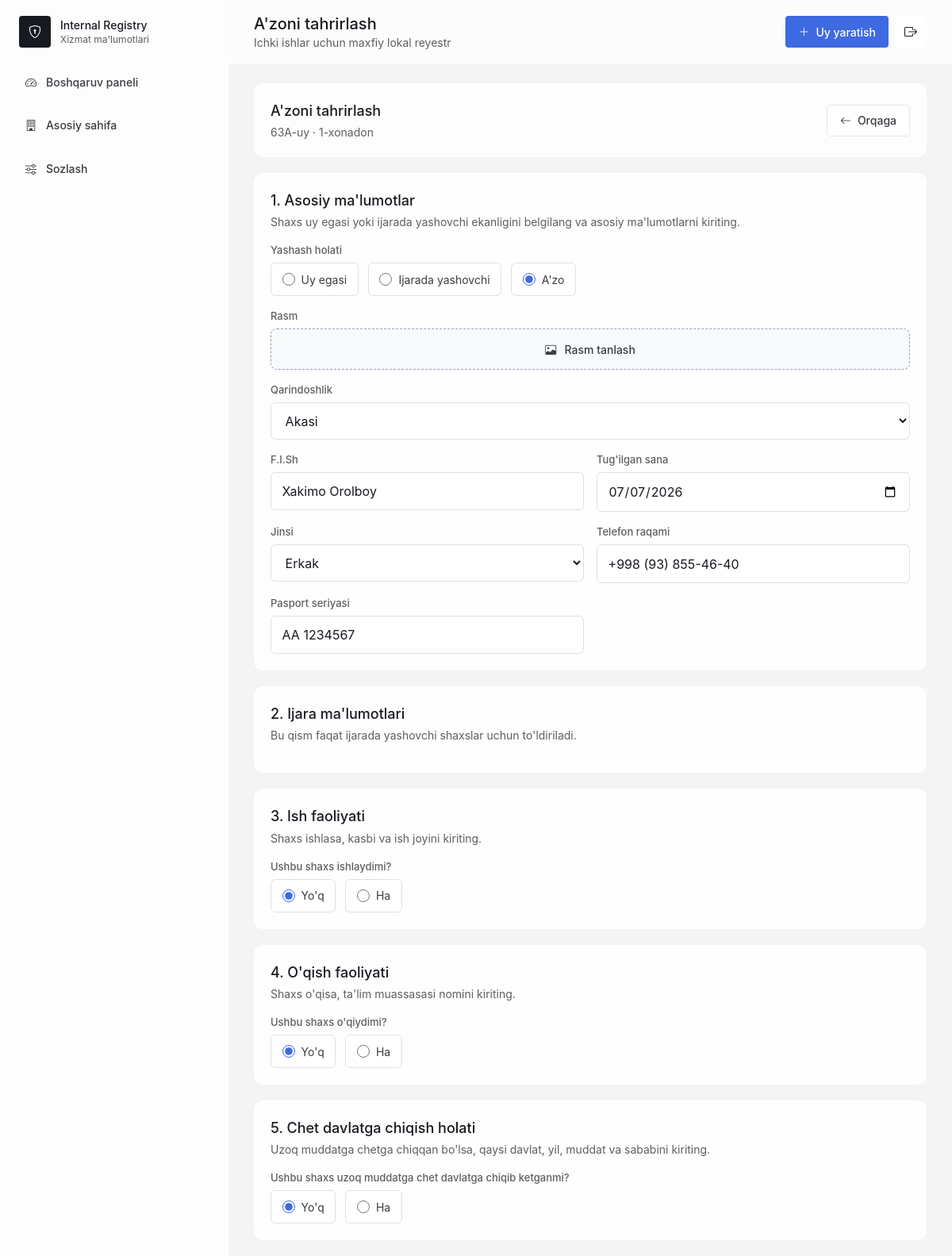
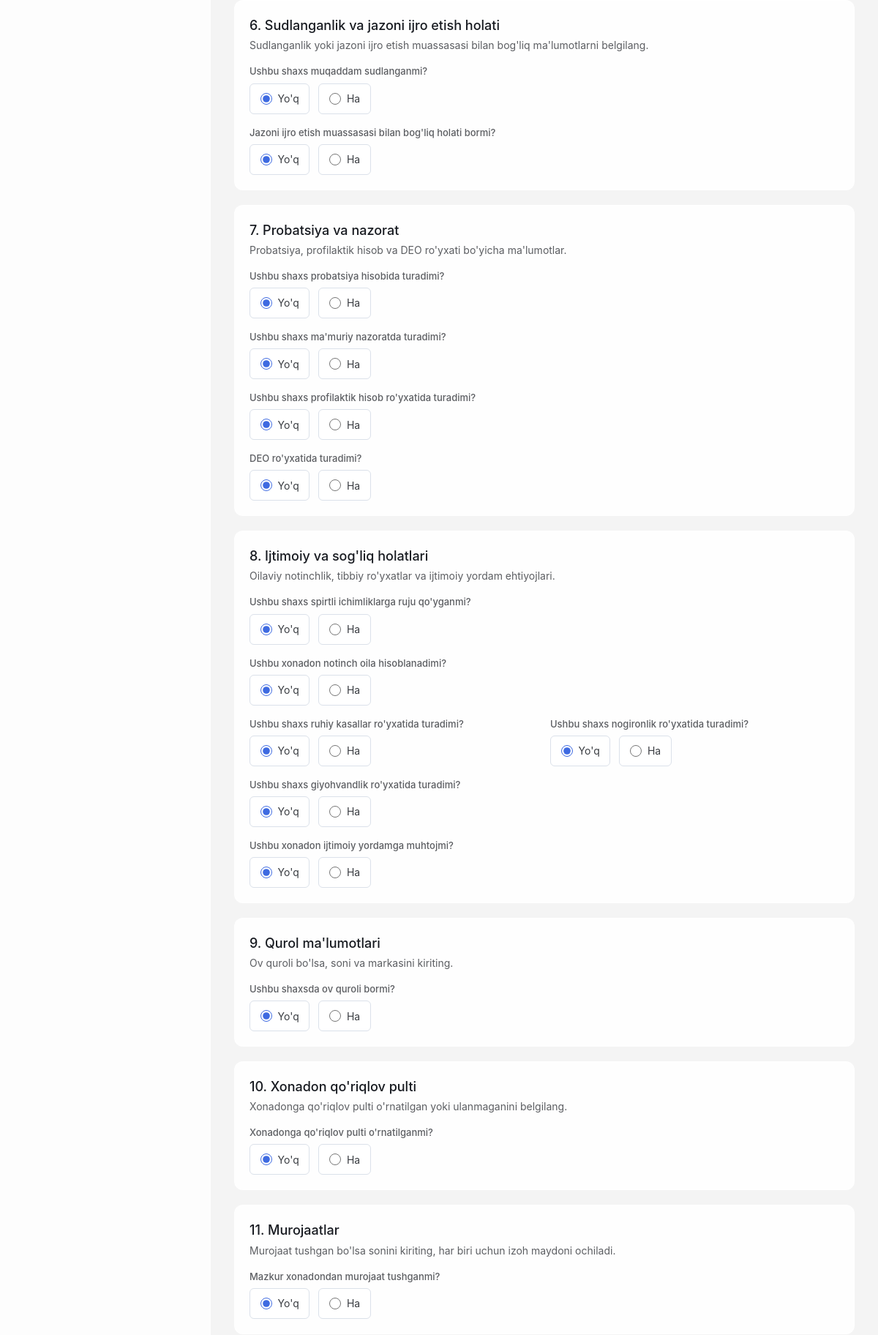
Screenshot of /settings/residents/3/edit/ (signed in, upper part) with the database file from the repository (2 pictures, top to bottom).
### registry/models.py (models this page shows, shortened)
class Room(models.Model):
    LARGE = "large"
    MEDIUM = "medium"
    SMALL = "small"
    FAMILY_STATUS_CHOICES = [
        (LARGE, "Katta oila"),
        (MEDIUM, "O'rta oila"),
        (SMALL, "Kichik oila"),
    ]
    house = models.ForeignKey(House, related_name="rooms", on_delete=models.CASCADE)
    room_number = models.PositiveIntegerField()
    entrance_number = models.PositiveIntegerField(default=1)
    family_status = models.CharField(max_length=20, choices=FAMILY_STATUS_CHOICES, default=SMALL)
    created_at = models.DateTimeField(auto_now_add=True)
    updated_at = models.DateTimeField(auto_now=True)
    class Meta:
        ordering = ["room_number"]
        constraints = [
            models.UniqueConstraint(fields=["house", "room_number"], name="unique_room_per_house")
        ]

class House(models.Model):
    COLOR_CHOICES = [
        ("blue", "Ko'k"),
        ("green", "Yashil"),
        ("red", "Qizil"),
        ("amber", "Sariq"),
        ("slate", "Kulrang"),
    ]
    house_number = models.CharField(max_length=40)
    street_name = models.CharField(max_length=180)
    room_count = models.PositiveIntegerField()
    entrance_count = models.PositiveIntegerField(default=4)
    apartments_per_entrance = models.PositiveIntegerField(default=8)
    color = models.CharField(max_length=20, choices=COLOR_CHOICES, default="blue")
    entrance_camera = models.BooleanField(default=False)
    entrance_camera_count = models.PositiveIntegerField(blank=True, null=True)
    yard_camera = models.BooleanField(default=False)
    yard_camera_count = models.PositiveIntegerField(blank=True, null=True)
    entrance_sos_button = models.BooleanField(default=False)
    entrance_sos_button_count = models.PositiveIntegerField(blank=True, null=True)
    created_at = models.DateTimeField(auto_now_add=True)
    updated_at = models.DateTimeField(auto_now=True)
    class Meta:
        ordering = ["-created_at"]
        constraints = [
            models.UniqueConstraint(
                fields=["house_number", "street_name"],
                name="unique_house_per_street",
            )
        ]

class Resident(models.Model):
    LIVING_STATUS_CHOICES = [
        ("owner", "Uy egasi"),
        ("tenant", "Ijarada yashovchi"),
        ("member", "A'zo"),
    ]
    RELATIONSHIP_CHOICES = [
        ("self", "O'zi"),
        ("son", "O'g'il"),
        ("daughter", "Qiz"),
        ("mother", "Ona"),
        ("brother", "Akasi"),
        ("sister", "Opasi"),
        ("friend", "Do'sti"),
        ("other", "Boshqa"),
    ]
    GENDER_CHOICES = [("male", "Erkak"), ("female", "Ayol"), ("other", "Boshqa")]
    SOCIAL_CONCLUSION_PROVIDER_CHOICES = [
        ("mayor_assistant", "Hokim yordamchisi"),
        ("women_activist", "Xotin-qizlar faoli"),
        ("prevention_inspector", "Profilaktika inspektori"),
        ("youth_leader", "Yoshlar yetakchisi"),
        ("social_protection", "Ijtimoiy himoya vakili"),
        ("tax_inspector", "Soliq inspektori"),
    ]
    room = models.ForeignKey(Room, related_name="residents", on_delete=models.CASCADE)
    photo = models.FileField(upload_to="residents/", blank=True, null=True)
    living_status = models.CharField(max_length=20, choices=LIVING_STATUS_CHOICES, default="owner")
    has_rental_contract = models.BooleanField(default=False)
    rental_contract_file = models.FileField(upload_to="resident_documents/", blank=True, null=True)
    has_temporary_registration = models.BooleanField(default=False)
    temporary_registration_file = models.FileField(upload_to="resident_documents/", blank=True, null=True)
    daily_rental_guest_home = models.BooleanField(default=False)
    has_origin_neighborhood_conclusion = models.BooleanField(default=False)
    origin_neighborhood_conclusion_note = models.TextField(blank=True)
    relationship = models.CharField(max_length=30, choices=RELATIONSHIP_CHOICES, default="other")
    fullname = models.CharField(max_length=180)
    phone = models.CharField(max_length=40, blank=True)
    passport = models.CharField(max_length=40, blank=True)
    pinfl = models.CharField(max_length=20, blank=True)
    birth_date = models.DateField(blank=True, null=True)
    gender = models.CharField(max_length=20, choices=GENDER_CHOICES, blank=True)
    is_working = models.BooleanField(default=False)
    occupation = models.CharField(max_length=120, blank=True)
    workplace = models.CharField(max_length=180, blank=True)
    is_studying = models.BooleanField(default=False)
    education = models.CharField(max_length=120, blank=True)
    has_violation = models.BooleanField(default=False)
    violation_description = models.TextField(blank=True)
    violation_date = models.DateField(blank=True, null=True)
    officer_name = models.CharField(max_length=150, blank=True)
    notes = models.TextField(blank=True)
    long_abroad = models.BooleanField(default=False)
    abroad_country = models.CharField(max_length=120, blank=True)
    abroad_year = models.PositiveIntegerField(blank=True, null=True)
    abroad_duration = models.CharField(max_length=120, blank=True)
    abroad_reason = models.TextField(blank=True)
    previously_convicted = models.BooleanField(default=False)
    conviction_year = models.PositiveIntegerField(blank=True, null=True)
    conviction_article = models.CharField(max_length=80, blank=True)
    conviction_part = models.CharField(max_length=80, blank=True)
    conviction_note = models.TextField(blank=True)
    penal_institution = models.BooleanField(default=False)
    penal_institution_location = models.CharField(max_length=180, blank=True)
    penal_institution_note = models.TextField(blank=True)
    probation = models.BooleanField(default=False)
    probation_start_year = models.PositiveIntegerField(blank=True, null=True)
    probation_end_year = models.PositiveIntegerField(blank=True, null=True)
    probation_article = models.CharField(max_length=80, blank=True)
    probation_part = models.CharField(max_length=80, blank=True)
    probation_note = models.TextField(blank=True)
    administrative_supervision = models.BooleanField(default=False)
    administrative_supervision_start_year = models.PositiveIntegerField(blank=True, null=True)
    administrative_supervision_end_year = models.PositiveIntegerField(blank=True, null=True)
    preventive_register = models.BooleanField(default=False)
    preventive_register_start_year = models.PositiveIntegerField(blank=True, null=True)
    preventive_register_end_year = models.PositiveIntegerField(blank=True, null=True)
    preventive_register_date = models.DateField(blank=True, null=True)
    preventive_register_article = models.CharField(max_length=180, blank=True)
    preventive_register_part = models.CharField(max_length=80, blank=True)
    preventive_register_note = models.TextField(blank=True)
    deo_register = models.BooleanField(default=False)
    deo_start_year = models.PositiveIntegerField(blank=True, null=True)
    deo_end_year = models.PositiveIntegerField(blank=True, null=True)
    deo_article = models.CharField(max_length=80, blank=True)
    deo_part = models.CharField(max_length=80, blank=True)
    deo_note = models.TextField(blank=True)
    alcohol_addiction = models.BooleanField(default=False)
    alcohol_addiction_note = models.TextField(blank=True)
    troubled_family = models.BooleanField(default=False)
    troubled_family_note = models.TextField(blank=True)
    mental_health_register = models.BooleanField(default=False)
    disability_register = models.BooleanField(default=False)
    hunting_weapon = models.BooleanField(default=False)
    weapon_count = models.PositiveIntegerField(blank=True, null=True)
    weapon_model = models.CharField(max_length=180, blank=True)
    drug_addiction_register = models.BooleanField(default=False)
    drug_addiction_since = models.CharField(max_length=120, blank=True)
    needs_social_assistance = models.BooleanField(default=False)
    social_assistance_note = models.TextField(blank=True)
    security_panel_connected = models.BooleanField(default=False)
    has_complaints = models.BooleanField(default=False)
    complaint_count = models.PositiveIntegerField(blank=True, null=True)
    complaint_notes = models.JSONField(default=list, blank=True)
    social_conclusion = models.BooleanField(default=False)
    social_conclusion_provider = models.CharField(
        max_length=40,
        choices=SOCIAL_CONCLUSION_PROVIDER_CHOICES,
        blank=True,
    )
    social_conclusion_file = models.FileField(upload_to="resident_documents/", blank=True, null=True)
    social_conclusion_note = models.TextField(blank=True)
    joint_conclusion = models.BooleanField(default=False)
    joint_conclusion_file = models.FileField(upload_to="resident_documents/", blank=True, null=True)
    joint_conclusion_note = models.TextField(blank=True)
    created_at = models.DateTimeField(auto_now_add=True)
    class Meta:
        ordering = ["fullname"]

### registry/views.py (the view)
# urls.py: path("settings/residents/<int:pk>/edit/", login_required(views.resident_edit), name="resident_edit"),
def resident_edit(request, pk):
    resident = get_object_or_404(Resident.objects.select_related("room", "room__house"), pk=pk)
    form = ResidentOwnerForm(request.POST or None, request.FILES or None, instance=resident)
    if request.method == "POST" and form.is_valid():
        resident = form.save(commit=False)
        resident.complaint_notes = [note for note in request.POST.getlist("complaint_notes") if note.strip()]
        resident.save()
        messages.success(request, "A'zo ma'lumotlari yangilandi.")
        return redirect("registry:settings_room_residents", pk=resident.room.pk)
    return render(
        request,
        "registry/resident_form.html",
        {
            "page_title": "A'zoni tahrirlash",
            "room": resident.room,
            "form": form,
            "resident": resident,
            "complaint_notes_json": json.dumps(resident.complaint_notes or []),
        },
    )

### registry/templates/registry/resident_form.html (shortened to what this page needs)
{% extends "registry/base.html" %}
{% block content %}
<section class="panel mb-5">
    <div class="flex flex-col justify-between gap-4 md:flex-row md:items-center">
        <div>
            <h2>{% if resident %}A'zoni tahrirlash{% else %}Uy egasi yoki ijarachini qo'shish{% endif %}</h2>
            <p class="mt-1 text-sm text-[#5C5E62]">{{ room.house.house_number }}-uy · {{ room.room_number }}-xonadon</p>
        </div>
        <a class="btn-secondary" href="{% url 'registry:settings_room_residents' room.pk %}"><i class="bi bi-arrow-left"></i> Orqaga</a>
    </div>
</section>
<form method="post" enctype="multipart/form-data" class="resident-page-form space-y-5">
    <section class="form-section">
        <div class="form-section-title">
            <div>
                <h3>1. Asosiy ma'lumotlar</h3>
                <p>Shaxs uy egasi yoki ijarada yashovchi ekanligini belgilang va asosiy ma'lumotlarni kiriting.</p>
            </div>
        </div>
        <div class="grid gap-4 md:grid-cols-2">
            <label class="md:col-span-2"><span class="label">{{ form.living_status.label }}</span>{{ form.living_status }}</label>
            <label class="md:col-span-2">
                <span class="label">{{ form.photo.label }}</span>
                <span class="file-picker"><i class="bi bi-image"></i><span data-file-name>Rasm tanlash</span>{{ form.photo }}</span>
            </label>
            <label class="md:col-span-2"><span class="label">{{ form.relationship.label }}</span>{{ form.relationship }}</label>
            <label><span class="label">{{ form.fullname.label }}</span>{{ form.fullname }}</label>
            <label><span class="label">{{ form.birth_date.label }}</span>{{ form.birth_date }}</label>
            <label><span class="label">{{ form.gender.label }}</span>{{ form.gender }}</label>
            <label><span class="label">{{ form.phone.label }}</span>{{ form.phone }}</label>
            <label><span class="label">{{ form.passport.label }}</span>{{ form.passport }}</label>
        </div>
    </section>
    <section class="form-section">
        <div class="form-section-title"><div><h3>2. Ijara ma'lumotlari</h3><p>Bu qism faqat ijarada yashovchi shaxslar uchun to'ldiriladi.</p></div></div>
    </section>
    <section class="form-section">
        <div class="form-section-title"><div><h3>3. Ish faoliyati</h3><p>Shaxs ishlasa, kasbi va ish joyini kiriting.</p></div></div>
        <label><span class="label">{{ form.is_working.label }}</span>{{ form.is_working }}</label>
    </section>
    <section class="form-section">
        <div class="form-section-title"><div><h3>4. O'qish faoliyati</h3><p>Shaxs o'qisa, ta'lim muassasasi nomini kiriting.</p></div></div>
        <label><span class="label">{{ form.is_studying.label }}</span>{{ form.is_studying }}</label>
    </section>
    <section class="form-section">
        <div class="form-section-title"><div><h3>5. Chet davlatga chiqish holati</h3><p>Uzoq muddatga chetga chiqqan bo'lsa, qaysi davlat, yil, muddat va sababini kiriting.</p></div></div>
        <label><span class="label">{{ form.long_abroad.label }}</span>{{ form.long_abroad }}</label>
    </section>
    <section class="form-section">
        <div class="form-section-title"><div><h3>6. Sudlanganlik va jazoni ijro etish holati</h3><p>Sudlanganlik yoki jazoni ijro etish muassasasi bilan bog'liq ma'lumotlarni belgilang.</p></div></div>
        <label><span class="label">{{ form.previously_convicted.label }}</span>{{ form.previously_convicted }}</label>
        <div class="mt-4">
            <label><span class="label">{{ form.penal_institution.label }}</span>{{ form.penal_institution }}</label>
        </div>
    </section>
    <section class="form-section">
        <div class="form-section-title"><div><h3>7. Probatsiya va nazorat</h3><p>Probatsiya, profilaktik hisob va DEO ro'yxati bo'yicha ma'lumotlar.</p></div></div>
        <label><span class="label">{{ form.probation.label }}</span>{{ form.probation }}</label>
        <div class="mt-4">
            <label><span class="label">{{ form.administrative_supervision.label }}</span>{{ form.administrative_supervision }}</label>
        </div>
        <div class="mt-4">
            <label><span class="label">{{ form.preventive_register.label }}</span>{{ form.preventive_register }}</label>
        </div>
        <div class="mt-4">
            <label><span class="label">{{ form.deo_register.label }}</span>{{ form.deo_register }}</label>
        </div>
    </section>
    <section class="form-section">
        <div class="form-section-title"><div><h3>8. Ijtimoiy va sog'liq holatlari</h3><p>Oilaviy notinchlik, tibbiy ro'yxatlar va ijtimoiy yordam ehtiyojlari.</p></div></div>
        <label><span class="label">{{ form.alcohol_addiction.label }}</span>{{ form.alcohol_addiction }}</label>
        <div class="mt-4">
            <label><span class="label">{{ form.troubled_family.label }}</span>{{ form.troubled_family }}</label>
        </div>
        <div class="mt-4 grid gap-4 md:grid-cols-2">
            <label><span class="label">{{ form.mental_health_register.label }}</span>{{ form.mental_health_register }}</label>
            <label><span class="label">{{ form.disability_register.label }}</span>{{ form.disability_register }}</label>
        </div>
        <div class="mt-4">
            <label><span class="label">{{ form.drug_addiction_register.label }}</span>{{ form.drug_addiction_register }}</label>
        </div>
        <div class="mt-4">
            <label><span class="label">{{ form.needs_social_assistance.label }}</span>{{ form.needs_social_assistance }}</label>
        </div>
    </section>
    <section class="form-section">
        <div class="form-section-title"><div><h3>9. Qurol ma'lumotlari</h3><p>Ov quroli bo'lsa, soni va markasini kiriting.</p></div></div>
        <label><span class="label">{{ form.hunting_weapon.label }}</span>{{ form.hunting_weapon }}</label>
    </section>
    <section class="form-section">
        <div class="form-section-title"><div><h3>10. Xonadon qo'riqlov pulti</h3><p>Xonadonga qo'riqlov pulti o'rnatilgan yoki ulanmaganini belgilang.</p></div></div>
        <div class="mt-4">
            <label><span class="label">{{ form.security_panel_connected.label }}</span>{{ form.security_panel_connected }}</label>
        </div>
    </section>
    <section class="form-section">
        <div class="form-section-title"><div><h3>11. Murojaatlar</h3><p>Murojaat tushgan bo'lsa sonini kiriting, har biri uchun izoh maydoni ochiladi.</p></div></div>
        <label><span class="label">{{ form.has_complaints.label }}</span>{{ form.has_complaints }}</label>
    </section>
</form>
{% endblock %}

### rows the page displays
Room: house.house_number "63A", room_number "1"
Resident: living_status "☐ Yashash holati Uy egasi Ijarad ☐ Ijarada yashovchi ☑ A'zo", relationship "Akasi", fullname "Xakimo Orolboy", birth_date "07/07/2026", gender "Erkak", phone "+998 (93) 855-46-40", passport "AA 1234567", is_working "☑ Ushbu shaxs ishlaydimi? Yo'q H ☐ Ha", is_studying "☑ Ushbu shaxs o'qiydimi? Yo'q Ha ☐ Ha", long_abroad "☑ Ushbu shaxs uzoq muddatga chet ☐ Ha", previously_convicted "☑ Ushbu shaxs muqaddam sudlangan ☐ Ha", penal_institution "☑ Jazoni ijro etish muassasasi b ☐ Ha", probation "☑ Ushbu shaxs probatsiya hisobid ☐ Ha", administrative_supervision "☑ Ushbu shaxs ma'muriy nazoratda ☐ Ha", preventive_register "☑ Ushbu shaxs profilaktik hisob ☐ Ha", deo_register "☑ DEO ro'yxatida turadimi? Yo'q ☐ Ha", alcohol_addiction "☑ Ushbu shaxs spirtli ichimlikla ☐ Ha", troubled_family "☑ Ushbu xonadon notinch oila his ☐ Ha", mental_health_register "☑ Ushbu shaxs ruhiy kasallar ro' ☐ Ha", disability_register "☑ Ushbu shaxs nogironlik ro'yxat ☐ Ha", drug_addiction_register "☑ Ushbu shaxs giyohvandlik ro'yx ☐ Ha", needs_social_assistance "☑ Ushbu xonadon ijtimoiy yordamg ☐ Ha", hunting_weapon "☑ Ushbu shaxsda ov quroli bormi? ☐ Ha", security_panel_connected "☑ Xonadonga qo'riqlov pulti o'rn ☐ Ha", has_complaints "☑ Mazkur xonadondan murojaat tus ☐ Ha"

### other values shown
{{ page_title|default:"Boshqaruv paneli" }} "A'zoni tahrirlash"
